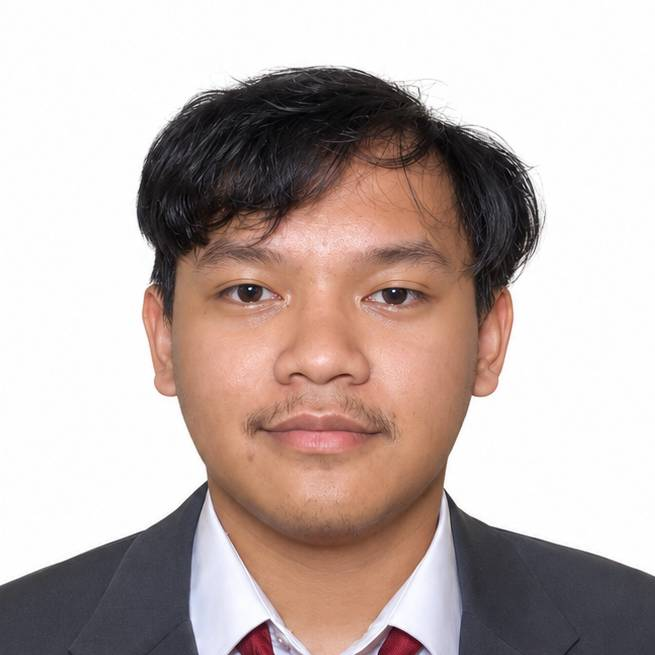
#> input picture Software_Deployment/USB_GAN/test_images/fotoakmal.jpg, 655 x 655 px
$ python prepare_input.py ../../Software_Deployment/USB_GAN/test_images/fotoakmal.jpg
#> lines starting #> are read from the running program, lines starting #| are printed output that depends on the picture
#!/usr/bin/env python3
import numpy as np
import os, sys
from PIL import Image

# Konfigurasi Hardware (Q7.8)
DW     = 16
FRAC_W = 8
SCALE  = 1 << FRAC_W # 256
H = W  = 64
C      = 3

def prepare_input(image_path):
    os.makedirs("inputs", exist_ok=True)
    output_hex = "inputs/img.hex"
    recon_png  = "inputs/reconstructed_input.png"

    # --- 1. ENCODING: Image -> Hex ---
    try:
        img = Image.open(image_path).convert("RGB").resize((W, H), Image.LANCZOS)
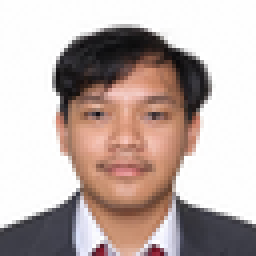
#> img: PIL image 64x64 RGB (shown 4 times larger); mean R, G, B 191.2, 176.2, 171.8
        img_np = np.array(img, dtype=np.float32)

        # Normalisasi: [0, 255] -> [-1.0, 1.0]
        img_float = (img_np / 127.5) - 1.0

        # Transpose: [H, W, C] -> [C, H, W]
        img_float = img_float.transpose(2, 0, 1)

        # Fixed-Point Quantization
        img_fp = np.round(img_float * SCALE).astype(np.int32)
        limit = 1 << (DW - 1)
        img_fp = np.clip(img_fp, -limit, limit - 1).astype(np.int16)

        # Write to Hex
        MASK = 0xFFFF
        with open(output_hex, "w") as f:
            for v in img_fp.flatten():
                f.write(f"{int(v) & MASK:04x}\n")
#> this loop made 12288 passes
#> v on passes 1 to 3: 252, 254, 254

        print(f"[SUCCESS] Hex file written to {output_hex}")

    except Exception as e:
        print(f"[ERROR] Encoding failed: {e}")
        return

    # --- 2. DECODING (Verification): Hex -> Image ---
    print("[VERIFY] Reconstructing image from hex to verify...")

    try:
        # Baca kembali file hex yang baru saja dibuat
        with open(output_hex, "r") as f:
            hex_lines = f.readlines()

        # Konversi hex string kembali ke signed integer 16-bit
        raw_vals = []
        for h in hex_lines:
            val = int(h.strip(), 16)
            if val >= 0x8000: # Koreksi untuk signed negative
                val -= 0x10000
            raw_vals.append(val)

        # Reshape kembali ke format [C, H, W]
        recon_fp = np.array(raw_vals).reshape(C, H, W)

        # De-quantization: Fixed-point -> Float
        # Formula: $Value_{float} = \frac{Value_{fixed}}{256}$
        recon_float = recon_fp.astype(np.float32) / SCALE

        # Denormalization: [-1.0, 1.0] -> [0, 255]
        recon_final = (recon_float + 1.0) * 127.5
        recon_final = np.clip(recon_final, 0, 255).astype(np.uint8)

        # Transpose balik ke format Image: [C, H, W] -> [H, W, C]
        recon_final = recon_final.transpose(1, 2, 0)

        # Simpan sebagai PNG untuk pengecekan visual
        Image.fromarray(recon_final).save(recon_png)
        print(f"[SUCCESS] Verification image saved to {recon_png}")
        print("=> Buka file tersebut untuk memastikan gambar tidak hancur/berubah warna.")

    except Exception as e:
        print(f"[ERROR] Reconstruction failed: {e}")

if __name__ == "__main__":
    if len(sys.argv) < 2:
        print("Usage: python3 prepare_input.py <image.png>")
    else:
        prepare_input(sys.argv[1])

$ run again, on Software_Deployment/USB_GAN/test_images/dembele.png
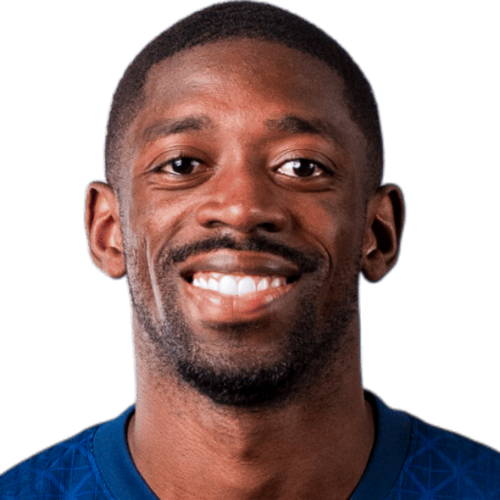
#> input picture Software_Deployment/USB_GAN/test_images/dembele.png, 500 x 500 px
#> in prepare_input, `img = Image.open(image_path).convert("RGB").resize((W, H), Image.LANCZ..`:
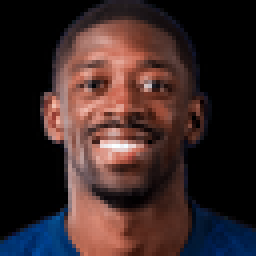
#> img: PIL image 64x64 RGB (shown 4 times larger); mean R, G, B 57.9, 39.4, 38.8
#> the loop in prepare_input, `for v in img_fp.flatten():` made 12288 passes
#> v on passes 1 to 3: -256, -256, -256

$ run again, on Software_Deployment/USB_GAN/test_images/kacamata.png
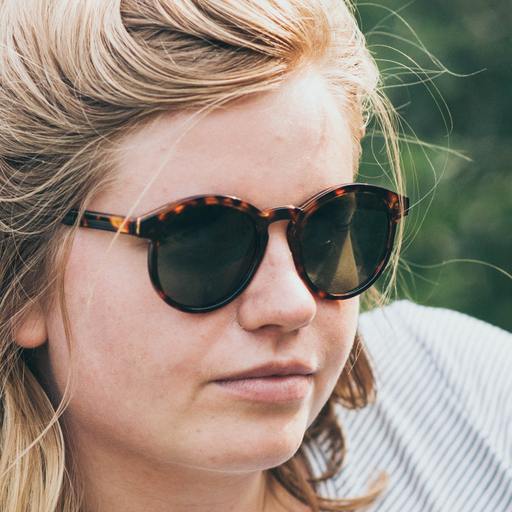
#> input picture Software_Deployment/USB_GAN/test_images/kacamata.png, 512 x 512 px
#> in prepare_input, `img = Image.open(image_path).convert("RGB").resize((W, H), Image.LANCZ..`:
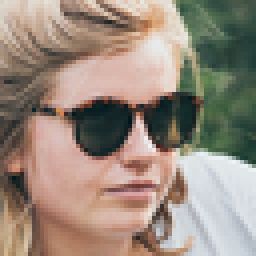
#> img: PIL image 64x64 RGB (shown 4 times larger); mean R, G, B 152.9, 138.3, 125.5
#> the loop in prepare_input, `for v in img_fp.flatten():` made 12288 passes
#> v on passes 1 to 3: 184, 194, 190
